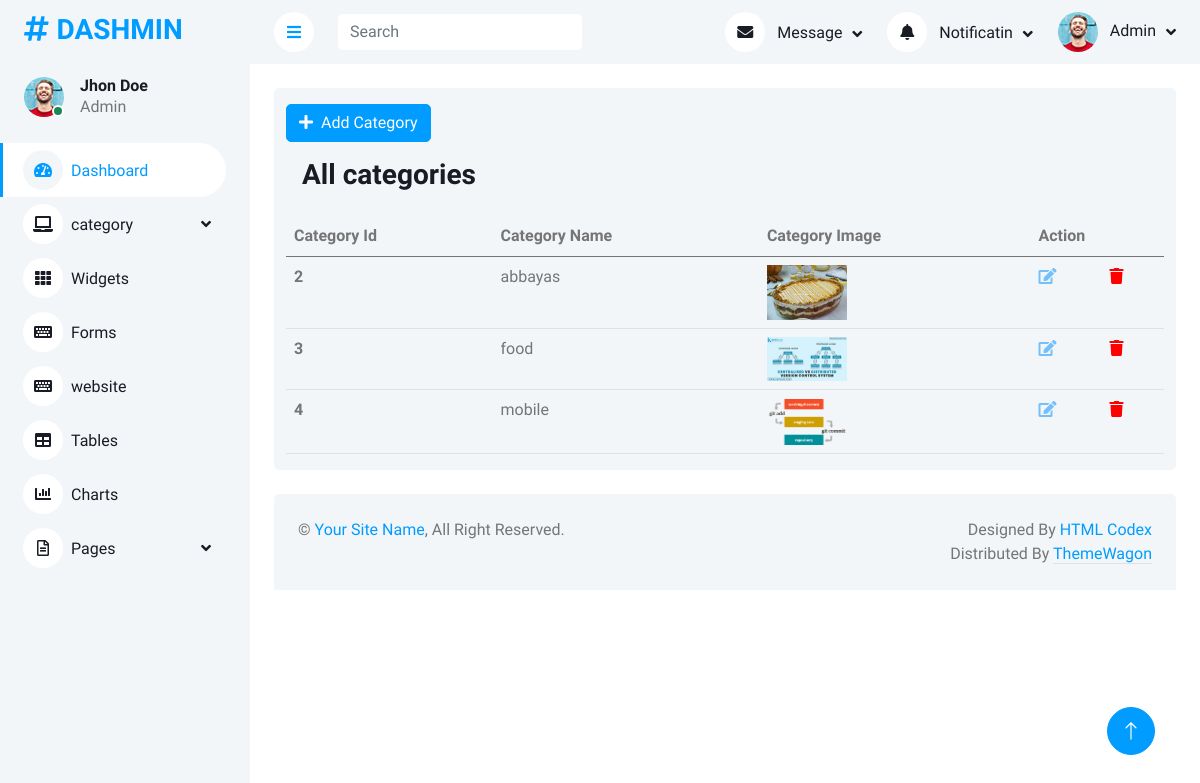
Screenshot of /dashmin/category.php (signed in) with the database file from the repository.
### tables this page shows
CREATE TABLE `categories` (
  `catId` int(11) NOT NULL,
  `catName` varchar(20) NOT NULL,
  `catImage` varchar(50) NOT NULL
);

### dashmin/php/query.php (called while the page is built, shortened)
<?php
$catImageAddress = 'img/categories/';
?>

### dashmin/category.php (the view, shortened to what this page needs)
<?php
include("components/header.php");
?>
            <div class="container-fluid pt-4 px-4">
                <div class="row  bg-light rounded  mx-0">
                    <div class="col-lg-12 d-flex ms-auto mt-3">
                    <button type="button" data-bs-toggle="modal" data-bs-target="#staticBackdrop" class="btn btn-primary "><i class="fa fa-plus me-2"></i>Add Category</button>
                    </div>
                    <div class="col-md-12">
                        <h3 class="py-3 px-3">All categories</h3>
                        <table class="table">
                                <thead>
                                    <tr>
                                        <th scope="col">Category Id</th>
                                        <th scope="col">Category Name</th>
                                        <th scope="col">Category Image</th>
                                        <th scope="col" colspan="2">Action</th>
                                    </tr>
                                </thead>
                                <tbody>
                                    <?php
                                    $query = $pdo ->query("select * from categories");
                                    $row = $query->fetchAll(PDO::FETCH_ASSOC);
                                    foreach($row as $catRows){
                                        ?>
                                          <tr>
                                        <th scope="row"><?php echo $catRows['catId']?></th>
                                        <td><?php echo $catRows['catName']?></td>
                                        <td><img src="<?php echo $catImageAddress.$catRows['catImage']?>" width="80" alt=""></td>
                                        <td><a href="#mod<?php echo $catRows['catId']?>" data-bs-toggle="modal"><i class="fas fa-edit" style="color: #74C0FC;"></i></a></td>
                                        <td><a href="#delete<?php echo $catRows['catId']?>" data-bs-toggle="modal"><i class="fas fa-trash" style="color: red;"></i></a></td>
                                    </tr>
                                        <?php
                                    }
                                    ?>
                                </tbody>
                            </table>
                    </div>
                </div>
            </div>
<?php
include("components/footer.php");
?>

### dashmin/css/style.css (style rules this page uses)
:root { --primary: #009CFF; --light: #F3F6F9; --dark: #191C24; }
.btn { transition: .5s; }
.btn.btn-primary { color: #FFFFFF; }

### rows the page displays
categories: catId "2", catName "abbayas", catImage (picture)
categories: catId "3", catName "food", catImage (picture)
categories: catId "4", catName "mobile", catImage (picture)

### other values shown
$_SESSION['userName'] "Admin"
